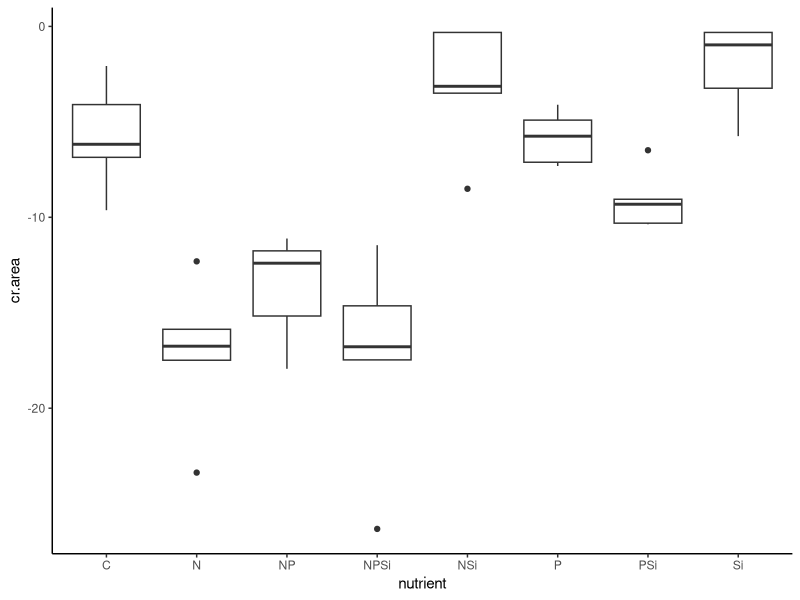
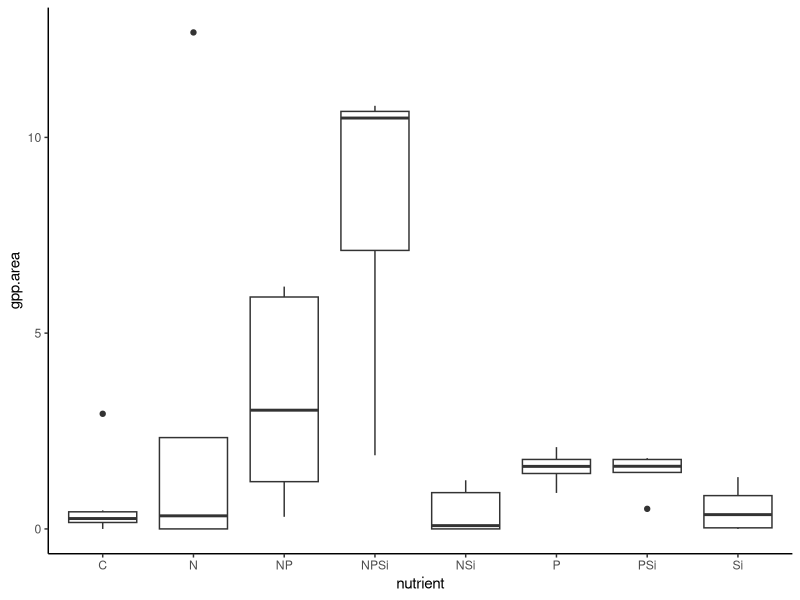
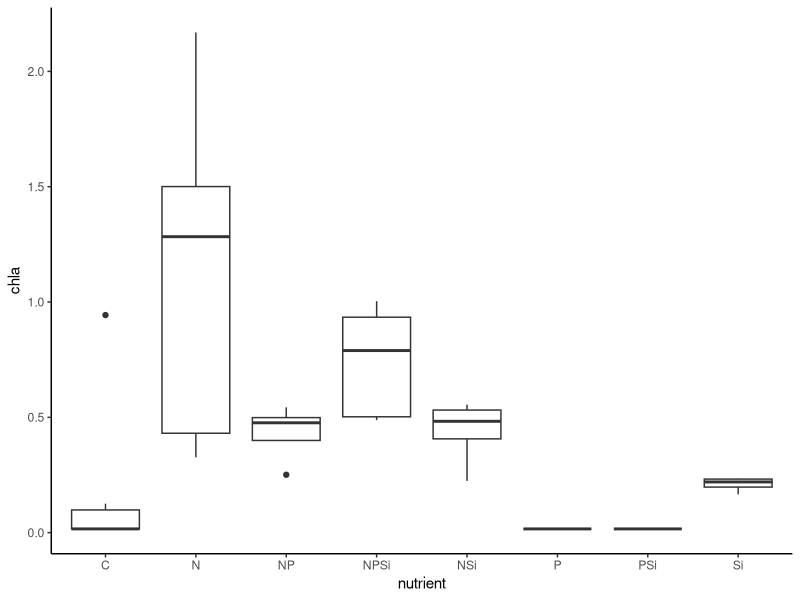
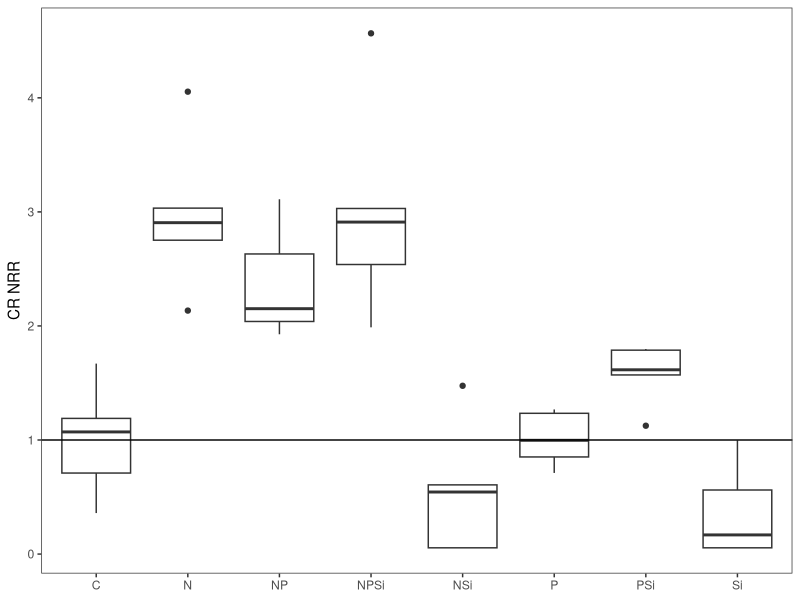
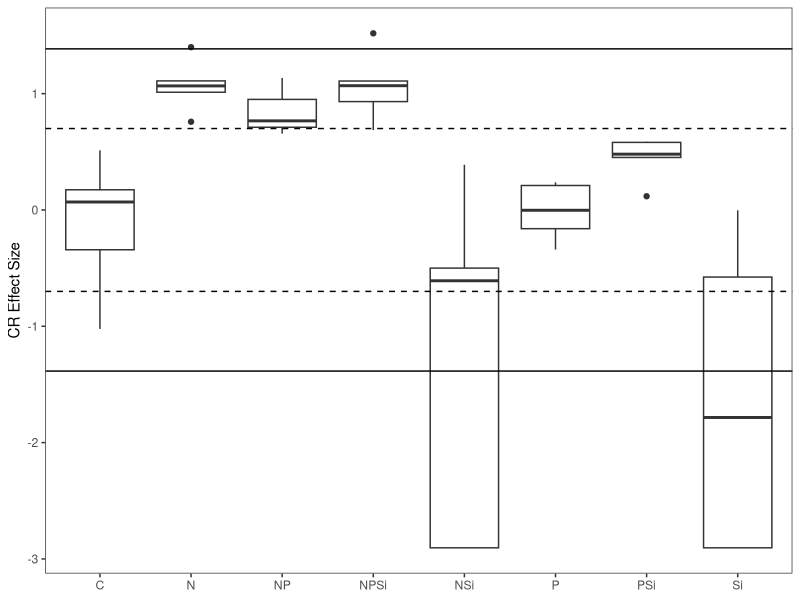
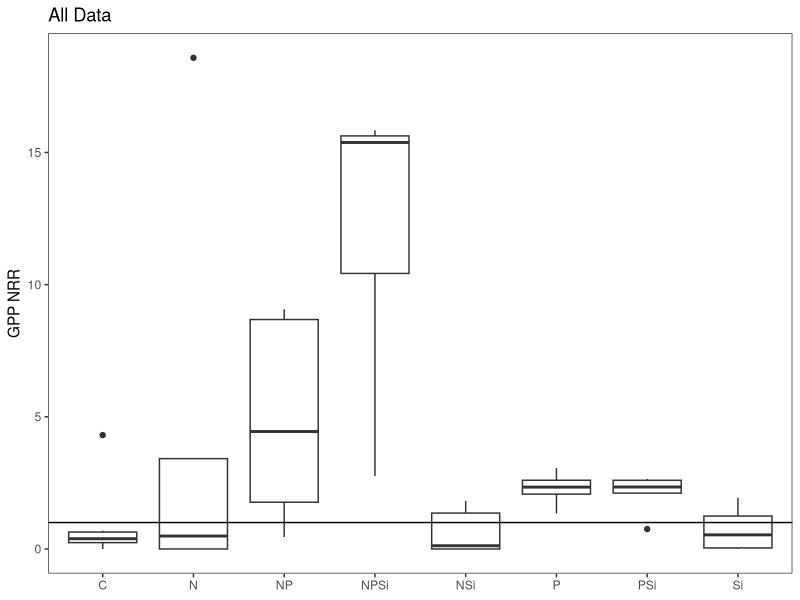
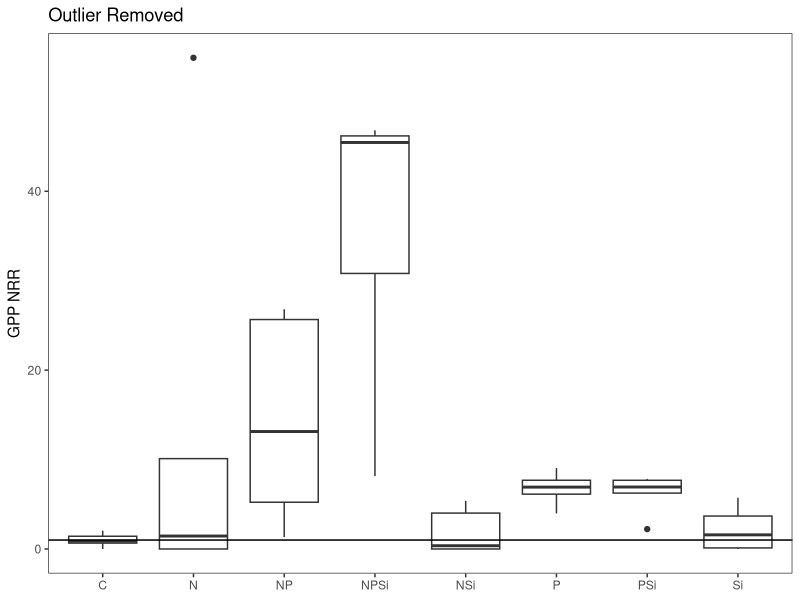
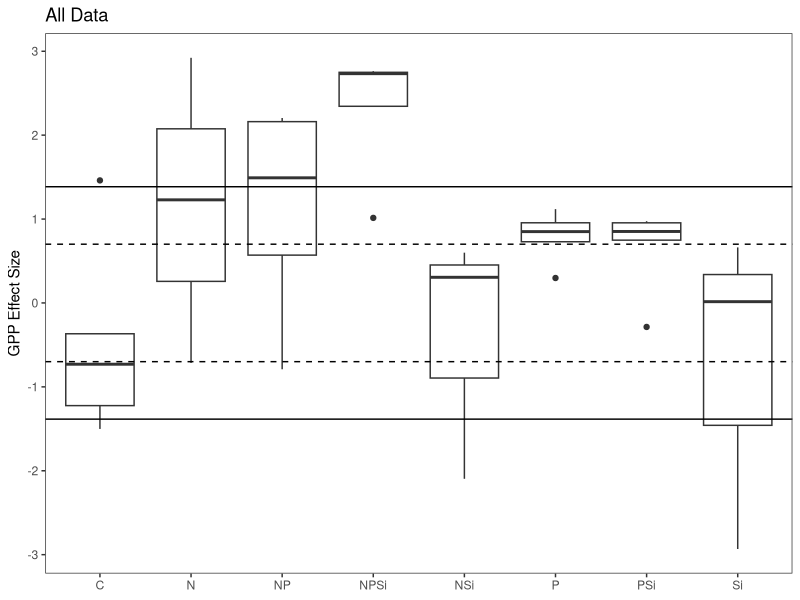

Generate these figures, in order, with R: (Note: this script raises an error after producing the figures.)
#Author:  Clay Arango
#Creation date: 10-Feb-19
#Script to analyze NDS data from Summer 2018 WSB work with S. Roley and A. Alexiades

#packages
library(nlme)
library(nortest)
library(plyr)
library(dplyr)
library(multcomp)
library(MASS)
library(ggplot2)

#Load data
wenas_summer <- read.table(file="wen_summer.csv", header=T, sep=",")

#set variable
d = wenas_summer

#evaluate data to make sure factors are correct
names(d)
unique(d$nutrient) #control, N, NP, NPSi, NSi, P, PSi, Si
unique(d$N) #should be 0 and 1
unique(d$P) #should be 0 and 1
unique(d$Si) #should be 0 and 1
unique(d$top) #should be "sponge" and "glass"
#if need to change, use recode function below. 
d$top<-recode(d$top, "cellulose" ="sponge")
str(d)

#convert N and P vand Si alues (0 or 1 for absence or presence) to factors
d$N<-as.factor(d$N)
d$P<-as.factor(d$P)
d$Si<-as.factor(d$Si)
str(d)
d$chla.nrr<-NA

#subset data into gpp and cr response
d.cr = subset(d, top=="sponge", data=d)
d.gpp = subset(d, top=="glass", data=d)

#check distribution of controls and remove as needed before calculating NRR.
ggplot(d.cr, aes(x=nutrient, y=cr.area))+geom_boxplot() +theme_classic()
#ok

#calculate nrr for cr
x<-ddply(d.cr, "nutrient", summarise, ave_cr = mean(cr.area, na.rm=T)) 
x
d.cr$cr.nrr = d.cr$cr.area/-5.765783 #divide by control ave_cr

#check distribution of controls and remove as needed before calculating NRR.
ggplot(d.gpp, aes(x=nutrient, y=gpp.area))+geom_boxplot() +theme_classic()
#one outlier. C8 has GPP = 2.94, which is > 4x as high as next-highest control. Remove?
#also, C2 has GPP of 12.68, which is 3x as high as others in N treatment, but just slightly
#higher than those in NPSi. Numbers were checked and correct, but concern over effect of control on NRR.
ggplot(d.gpp, aes(x=nutrient, y=chla))+geom_boxplot() +theme_classic()
#G8 has chla of 0.94, which is >7x higher than other controls. Remove?
#also, F5 has chla = 4.3, which is almost twice as high as next highest. Numbers were checked and are correct
#but are they too high to be reasonable?

#calculate nrr for gpp and chla
x<- ddply(d.gpp, "nutrient", summarise, ave_gpp = mean(gpp.area, na.rm=T), ave_chla = mean(chla, na.rm=T)) 
x
d.gpp$gpp.nrr = d.gpp$gpp.area/0.6824351 #divide by control ave_gpp
d.gpp$chla.nrr = d.gpp$chla/0.22347695 #divide by control ave_chla
x1g<-ddply(subset(d.gpp, !(nds.id=="C8")), "nutrient", summarise, ave_gpp = mean(gpp.area, na.rm=T), ave_chla = mean(chla, na.rm=T))
x1g
d.gpp$gpp.nrr_1 = d.gpp$gpp.area/0.2308552 #NRR with weird controls removed.
x1c<-ddply(subset(d.gpp, !(nds.id=="G8")), "nutrient", summarise, ave_gpp = mean(gpp.area, na.rm=T), ave_chla = mean(chla, na.rm=T))
x1c
d.gpp$chla.nrr_1=d.gpp$chla/0.04351025

#combine files and export
d.cr$gpp.nrr_1<-NA
d.cr$chla.nrr_1<-NA
d.nrr<-rbind(d.cr, d.gpp)
d.nrr$site_date<-"wenas_summer"
d.nrr$cr.es<-log(d.nrr$cr.nrr)
d.nrr$gpp.es<-log(d.nrr$gpp.nrr)
d.nrr$chla.es<-log(d.nrr$chla.nrr)
d.nrr$gpp.es_1<-log(d.nrr$gpp.nrr_1)
d.nrr$chla.es_1<-log(d.nrr$chla.nrr_1)
write.table(d.nrr, "wenas_summer_nrr.csv", sep=",", quote=F, row.names =F)

###############
#plots of NRR
##############
ggplot(data=d.cr, aes(x=nutrient, y=cr.nrr))+geom_boxplot()+theme_bw()+
  ylab("CR NRR")+geom_abline(slope = 0, intercept = 1)+
  theme(axis.title.x=element_blank(), panel.grid.minor=element_blank(), panel.grid.major=element_blank())
#inhibition of most N; limitation with Si; others neutral

ggplot(data=subset(d.nrr, (top=="sponge")), aes(x=nutrient, y=cr.es))+geom_boxplot()+theme_bw()+
  ylab("CR Effect Size")+geom_hline(yintercept = 0.7, lty="dashed")+ geom_hline(yintercept = -0.7, lty="dashed")+
  theme(axis.title.x=element_blank(), panel.grid.minor=element_blank(), panel.grid.major=element_blank())+
  geom_hline(yintercept = -1.385)+geom_hline(yintercept = 1.385)

ggplot(data=d.gpp, aes(x=nutrient, y=gpp.nrr))+geom_boxplot()+theme_bw()+
  ylab("GPP NRR")+geom_abline(slope = 0, intercept = 1)+ggtitle("All Data")+
  theme(axis.title.x=element_blank(), panel.grid.minor=element_blank(), panel.grid.major=element_blank())
#limitation of most with P; others neutral. One point on N very high (NRR > 15 on C2)

ggplot(data=subset(d.gpp,!(nds.id=="C8")), aes(x=nutrient, y=gpp.nrr_1))+geom_boxplot()+theme_bw()+
  ylab("GPP NRR")+geom_abline(slope = 0, intercept = 1)+ggtitle("Outlier Removed")+
  theme(axis.title.x=element_blank(), panel.grid.minor=element_blank(), panel.grid.major=element_blank())
#limitation of most with P; others neutral. One point on N very high (NRR > 15 on C2)

d.nrrG<-subset(d.nrr, (top=="glass"))
ggplot(data=d.nrrG, aes(x=nutrient, y=gpp.es))+geom_boxplot()+theme_bw()+
  ylab("GPP Effect Size")+geom_hline(yintercept = -0.7, lty="dashed")+geom_hline(yintercept = 0.7, lty="dashed")+
  geom_hline(yintercept = -1.385)+geom_hline(yintercept = 1.385)+ggtitle("All Data")+
  theme(axis.title.x=element_blank(), panel.grid.minor=element_blank(), panel.grid.major=element_blank())

ggplot(data=subset(d.nrrG,!(nds.id=="C8")), aes(x=nutrient, y=gpp.es_1))+geom_boxplot()+theme_bw()+
  ylab("GPP Effect Size")+geom_hline(yintercept = -0.7, lty="dashed")+geom_hline(yintercept = 0.7, lty="dashed")+
  geom_hline(yintercept = -1.385)+geom_hline(yintercept = 1.385)+ ggtitle ("Outlier Removed")+
  theme(axis.title.x=element_blank(), panel.grid.minor=element_blank(), panel.grid.major=element_blank())

ggplot(data=d.gpp, aes(x=nutrient, y=chla.nrr))+geom_boxplot()+theme_bw()+
  ylab("Chlorophyll-a NRR")+geom_abline(slope = 0, intercept = 1)+ggtitle("All Data")+
  theme(axis.title.x=element_blank(), panel.grid.minor=element_blank(), panel.grid.major=element_blank())
#limitation for most N; inhibition of P. One N value very high (> 20). This is F5 - looks like chla was so high it was diluted.
#Also check one high Control value (G8).

ggplot(data=subset (d.gpp, !(nds.id =="G8")), aes(x=nutrient, y=chla.nrr_1))+geom_boxplot()+theme_bw()+
  ylab("Chlorophyll-a NRR")+geom_abline(slope = 0, intercept = 1)+ggtitle("Outlier Removed")+
  theme(axis.title.x=element_blank(), panel.grid.minor=element_blank(), panel.grid.major=element_blank())

ggplot(data=subset(d.nrrG, !(nds.id=="G8")), aes(x=nutrient, y=chla.es_1))+geom_boxplot()+theme_bw()+
  ylab("Chla Effect Size")+ geom_hline(yintercept = 0.7, lty="dashed")+  geom_hline(yintercept = -1.385)+  
  geom_hline(yintercept = -0.7, lty="dashed")+ geom_hline(yintercept = 1.385)+ggtitle ("Outlier Removed")+
  theme(axis.title.x=element_blank(), panel.grid.minor=element_blank(), panel.grid.major=element_blank())

ggplot(data=d.nrrG, aes(x=nutrient, y=chla.es))+geom_boxplot()+theme_bw()+
  ylab("Chla Effect Size")+ geom_hline(yintercept = 0.7, lty="dashed")+  geom_hline(yintercept = -1.385)+  
  geom_hline(yintercept = -0.7, lty="dashed")+ geom_hline(yintercept = 1.385)+ ggtitle("All Data")+
  theme(axis.title.x=element_blank(), panel.grid.minor=element_blank(), panel.grid.major=element_blank())

##########
#NRR Summary Files
#########

GPP_sum<-ddply(d.gpp, "nutrient", summarise, ave_nrr.gpp=mean(gpp.nrr, na.rm=T), sd_nrr.gpp=sd(gpp.nrr, na.rm=T), 
               se_nrr.gpp =(sd(gpp.nrr)/sqrt(sum(!is.na(gpp.nrr)))), 
               ci95_nrr.gpp = (1.96*(sd(gpp.nrr)/sqrt(sum(!is.na(gpp.nrr))))),
               ave_nrr.chla=mean(chla.nrr, na.rm=T), sd_nrr.chla=sd(chla.nrr, na.rm=T), 
               se_nrr.chla =(sd(chla.nrr)/sqrt(sum(!is.na(chla.nrr)))), 
               ci95_nrr.chla = (1.96*(sd(chla.nrr)/sqrt(sum(!is.na(chla.nrr))))))
CR_sum<-ddply(d.cr, "nutrient", summarise, ave_nrr.cr=mean(cr.nrr, na.rm=T), sd_nrr.cr=sd(cr.nrr, na.rm=T), 
              se_nrr.cr =(sd(cr.nrr)/sqrt(sum(!is.na(cr.nrr)))), 
              ci95_nrr.cr = (1.96*(sd(cr.nrr)/sqrt(sum(!is.na(cr.nrr))))))

#now combine into one and export
d.sum<-merge(GPP_sum, CR_sum, by="nutrient")
d.sum$site_date<-"reec_summer"
write.table(d.sum, "reec_summer_summ.csv",  sep=",", quote=F, row.names =F)

############################################################
#analyze RESPIRATION data
############################################################

M1<-gls(cr.area~N*P*Si, data=d.cr, na.action=na.omit)
E1<-residuals(M1)
qqnorm(E1)
qqline(E1)
ad.test(E1)
   #deviates from QQ line (p= 0.0459). worse if logged
hist(E1)#skewed b/c of 2 low-ish points. not too bad though. inclined to leave it.  
plot(M1)
   
plot(filter(d.cr, !is.na(cr.area)) %>% dplyr::select(nutrient), 
     E1, xlab="nutrient", ylab="Residuals")
bartlett.test(cr.area~nutrient, data=d.cr)
   #variance test OK

anova(M1) #P limitation, N limitation, various interactions
#N               1  42.75147  <.0001
#P               1  18.33570  0.0002
#Si              1   7.92525  0.0085
#N:P             1   1.57398  0.2193
#N:Si            1   8.41162  0.0069
#P:Si            1  29.37030  <.0001
#N:P:Si          1   5.88350  0.0215


##########################################################
#do multiple 2 way ANOVAs to improve our ability to interpret
##########################################################
#N and P
M1<-gls(cr.area~N*P, data=d.cr, na.action=na.omit)
E1<-residuals(M1)
qqnorm(E1)
qqline(E1)
ad.test(E1)
#residuals are normally distributed, p=0.5236
hist(E1)  
plot(M1)

bartlett.test(cr.area~nutrient, data=d.cr)
#variance test OK

anova(M1) #N and P independent limitation
#N               1  17.72482  0.0002
#P               1   7.60201  0.0093
#N:P             1   0.48018  0.4930

#remove NA for plotting
xx = na.omit(subset(d.cr, select = c(N,P,cr.area)))
interaction.plot(xx$N, xx$P, xx$cr.area*-1)

#N and Si
M1<-gls(cr.area~N*Si, data=d.cr, na.action=na.omit)
E1<-residuals(M1)
qqnorm(E1)
qqline(E1)
ad.test(E1)
#residuals are normally distributed, p=0.5998
hist(E1)  
plot(M1)

bartlett.test(cr.area~nutrient, data=d.cr)
#variance test OK

anova(M1) #interpretation: N limitation, Si inhibitory on N

#remove NA for plotting
xx = na.omit(subset(d.cr, select = c(N,Si,cr.area)))
interaction.plot(xx$N, xx$Si, xx$cr.area*-1)

#P and Si
M1<-gls(cr.area~P*Si, data=d.cr, na.action=na.omit)
E1<-residuals(M1)
qqnorm(E1)
qqline(E1)
ad.test(E1)
#residuals are normally distributed, p=0.0754
hist(E1)  
plot(M1)

bartlett.test(cr.area~nutrient, data=d.cr)
#variance test OK

anova(M1) #interpretation: simultaneous P and Si limitation
#P               1   6.06118  0.0190
#Si              1   2.30454  0.1382
#P:Si            1  14.76178  0.0005

#remove NA for plotting
xx = na.omit(subset(d.cr, select = c(P,Si,cr.area)))
interaction.plot(xx$P, xx$Si, xx$cr.area*-1)


############################################################
#analyze the PRODUCTION data
############################################################

M1<-gls(log(gpp.area+1)~N*P*Si, data=subset(d.gpp, !(nds.id=="C8")), na.action=na.omit) 
E1<-residuals(M1)
qqnorm(E1)
qqline(E1) #way off, much better with log-transform
ad.test(E1)
   #p <0.000001, p = 0.1195 with log-transform

hist(E1, xlab="residuals", main="") #ok
plot(M1) #increase in variation with magnitude, ok with log-transform

plot(filter(subset(d.gpp, !(nds.id=="C8")), !is.na(gpp.area)) %>% dplyr::select(nutrient), 
     E1, xlab="nutrient", ylab="Residuals")
bartlett.test(log(gpp.area+1)~nutrient, data=d.gpp)
   #p <0.000001, p = 0.02966 with log-transform

anova(M1)
  
x <- group_by(d.gpp, nutrient) %>%  # Grouping function causes subsequent functions to aggregate by season and reach
  summarize(gpp.mean = abs(mean(gpp.area, na.rm = TRUE)), # na.rm = TRUE to remove missing values
            gpp.sd=abs(sd(gpp.area, na.rm = TRUE)),  # na.rm = TRUE to remove missing values
            n = sum(!is.na(gpp.area)), # of observations, excluding NAs. 
            gpp.se=gpp.sd/sqrt(n))




############################################################
#analyze the CHL-A biomass on disks
############################################################
d.gpp1<-subset(d.gpp, !(nds.id=="G8"))
M1<-gls(chla~N*P*Si, data=d.gpp1, na.action=na.omit) 
E1<-residuals(M1)
qqnorm(E1)
qqline(E1) #ugh - WAY off
ad.test(E1)
#p<0.00001, p = 0.000334 with square root transformation
#log-transform doesn't do much

hist(E1, xlab="residuals", main="") #good!
plot(M1) #huge increase in variation with magnitude

plot(filter(subset(d.gpp, !(nds.id=="G8")), !is.na(chla)) %>% dplyr::select(nutrient), 
     E1, xlab="nutrient", ylab="Residuals")
bartlett.test(log(chla)~nutrient, data=d.gpp1)
#N way more variation than other treatments; P and PSi almost no variation. not much we can do here.
#neither log transform nor square root helps

anova(M1)
#N               1 37.60024  <.0001
#P               1  2.51261  0.1238
#Si              1  0.46426  0.5010
#N:P             1  0.22276  0.6405
#N:Si            1  1.83080  0.1865
#P:Si            1  5.45885  0.0266
#N:P:Si          1  8.39505  0.0071

################################
##2-way interaction plots#####
#################################

#remove NA for plotting
xx = na.omit(subset(d.gpp1, select = c(N,P,chla)))
interaction.plot(xx$N, xx$P, xx$chla)

xx = na.omit(subset(d.gpp1, select = c(N,Si,chla)))
interaction.plot(xx$N, xx$Si, xx$chla)

xx = na.omit(subset(d.gpp1, select = c(Si,P,chla)))
interaction.plot(xx$Si, xx$P, xx$chla)
